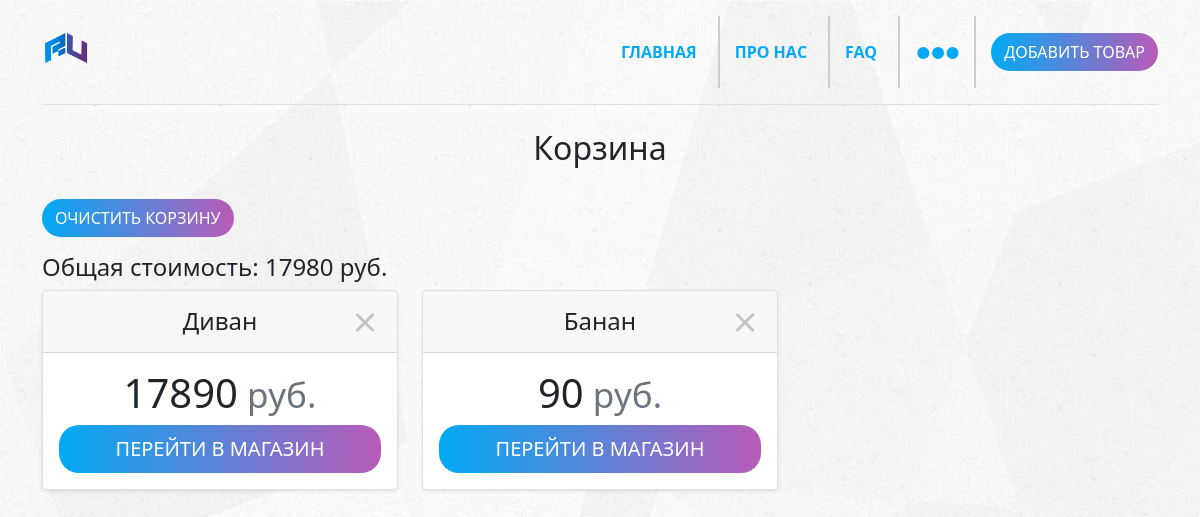
Before: /cart/2/ (signed in) with the older database file.
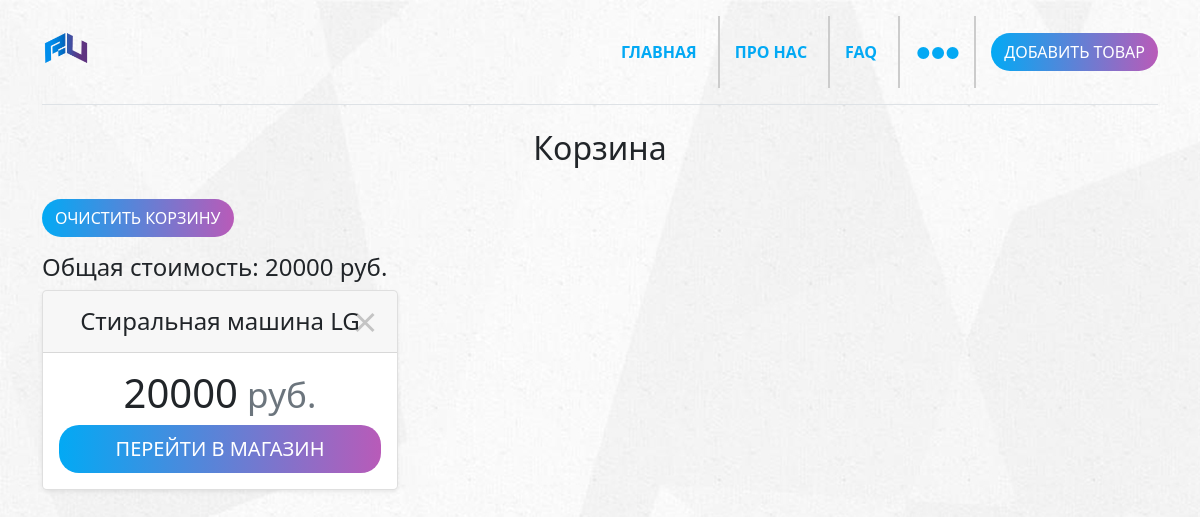
After: the same page with the newer database file.
### main.py (models this page shows, shortened)
class Good(db.Model):
    id = db.Column(db.Integer, primary_key=True, autoincrement=True)
    name = db.Column(db.String, nullable=False)
    description = db.Column(db.Text, nullable=False)
    category = db.Column(db.String, nullable=False)
    price = db.Column(db.Integer, nullable=False)
    pic_url = db.Column(db.String)
    user_id = db.Column(db.Integer)

### main.py (the view)
@app.route('/cart/<int:id>/')
def cart(id):
    db_sess = db_session.create_session()
    data = db_sess.query(User).filter(User.id == current_user.get_id()).first()
    sp = []
    summa = 0
    if data.cart:
        splitter = map(int, data.cart.split())
        for elem in splitter:
            data2 = db_sess.query(Good).filter(Good.id == elem).first()
            sp.append([f"{data2.id}", f"{data2.name}", f"{data2.price}"])
            summa += int(data2.price)
        return render_template('cart.html', sp=sp, summa=summa)
    return render_template('cart.html', message='Ваша корзина пуста :(')

### data/db_session.py (called while the page is built)
def create_session() -> Session:
    global __factory
    return __factory()

### main.py (called while the page is built)
@login_manager.user_loader
def load_user(user_id):
    db_sess = db_session.create_session()
    return db_sess.query(User).get(user_id)

### templates/cart.html (shortened to what this page needs)
{% extends 'base_without_footer.html' %}
{% block body %}
{% if message %}
    <center><h2>{{ message }}</h2><br>
    <a class="btn rgbbtn" href="/">Вперёд за покупками!</a></center>
{% else %}
    <center><h2>Корзина</h2><br></center>
    <a class="btn rgbbtn" href="/clear_cart/{{ current_user.get_id() }}/">Очистить корзину</a><p></p>
    <h4>Общая стоимость: {{ summa }} руб.</h4>
    <div class="card-deck mb-3 text-center row row-cols-1 row-cols-md-3 mb-3 text-center">
    {% for elem in sp %}
        <div class="col">
        <div class="card mb-4 rounded-3 shadow-sm">
          <div class="card-header py-3">
            <a class="closeModal" href="/delete_from_cart/{{ elem[0] }}/"></a>
            <h4 class="my-0 fw-normal">{{ elem[1] }}</h4>
          </div>
          <div class="card-body">
            <h1 class="card-title pricing-card-title">{{ elem[2] }}<small class="text-muted fw-light"> руб.</small></h1>
            <a href="/purchase/{{ elem[0] }}/" class="w-100 btn rgbbtn btn-lg btn-block">Перейти в магазин</a>
          </div>
        </div>
      </div>
    {% endfor %}
    </div>
{% endif %}
{% endblock %}

Changed rows visible on the page:
removed Good: name "Диван", price "17890"
no longer on this page (row unchanged): Good: name "Банан", price "90"
now on this page (row unchanged): Good: name "Стиральная машина LG", price "20000"
Other visible differences:
{{ summa }}: "17980" → "20000"
